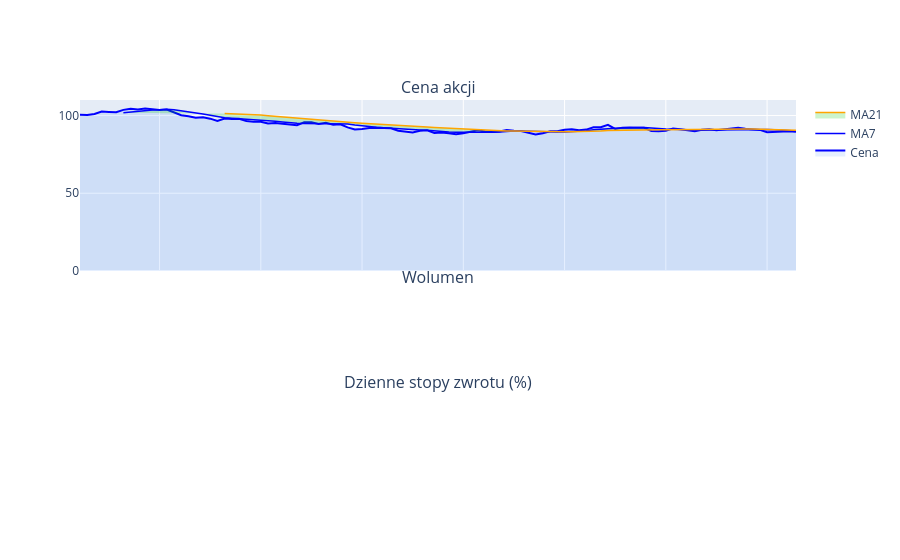

The notebook cell saved with this chart:
### Code cell
# Utwórz wykres ceny akcji w czasie z:
# Główną linią ceny
# Średnią kroczącą 7-dniową (MA7)
# Średnią kroczącą 21-dniową (MA21)
# Zacienionym obszarem między MA7 a MA21
import plotly.graph_objects as go
from plotly.subplots import make_subplots
import numpy as np
import pandas as pd
np.random.seed(42)
dates = pd.date_range('2025-01-01', periods=100)
price = 100 + np.cumsum(np.random.randn(100)) #losuje 100 wartości
df = pd.DataFrame({'date': dates, 'price': price})



# średnie kroczące
df['MA7'] = df['price'].rolling(window=7).mean()
df['MA21'] = df['price'].rolling(window=21).mean()


fig = make_subplots(
    rows=3, cols=1,
    shared_xaxes=True, #wszystkie wykresy mają wspólną oś
    vertical_spacing=0.05, #odstęp między wykresami
    row_heights=[0.5, 0.25, 0.25],
    subplot_titles=('Cena akcji', 'Wolumen', 'Dzienne stopy zwrotu (%)')
)

# Główna linia ceny
fig.add_trace(
    go.Scatter(x=dates, y=price, mode='lines',
    name='Cena', line=dict(color='blue', width=2),
    fill='tozeroy', fillcolor='rgba(0,100,255,0.1)'),
    row=1, col=1
)

# Średnią kroczącą 7-dniową (MA7)
fig.add_trace(
    go.Scatter(
        x=df['date'],
        y=df['MA7'],
        mode='lines',
        name='MA7',
        line=dict(color='blue', width=1.5)
    ),
    row=1,
    col=1
)
# Średnią kroczącą 21-dniową (MA21)
fig.add_trace(
    go.Scatter(
        x=df['date'],
        y=df['MA21'],
        mode='lines',
        name='MA21',
        line=dict(color='orange', width=1.5),
        fill='tonexty', # Zacienionym obszarem między MA7 a MA21 // cieniuje obszar między aktualną linią a poprzednią linią.
        fillcolor='rgba(0,200,0,0.2)'
    ),
    row=1,
    col=1
)
